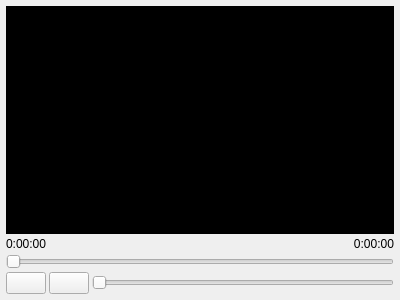
<?xml version="1.0" encoding="UTF-8"?>
<ui version="4.0">
 <class>Form</class>
 <widget class="QWidget" name="Form">
  <property name="geometry">
   <rect>
    <x>0</x>
    <y>0</y>
    <width>400</width>
    <height>300</height>
   </rect>
  </property>
  <property name="minimumSize">
   <size>
    <width>400</width>
    <height>300</height>
   </size>
  </property>
  <property name="windowTitle">
   <string>Form</string>
  </property>
  <layout class="QVBoxLayout" name="verticalLayout" stretch="1,0,0,0">
   <property name="spacing">
    <number>3</number>
   </property>
   <property name="leftMargin">
    <number>6</number>
   </property>
   <property name="topMargin">
    <number>6</number>
   </property>
   <property name="rightMargin">
    <number>6</number>
   </property>
   <property name="bottomMargin">
    <number>6</number>
   </property>
   <item>
    <widget class="QWidget" name="video_wgt" native="true">
     <property name="styleSheet">
      <string notr="true">background-color: rgb(0, 0, 0);</string>
     </property>
    </widget>
   </item>
   <item>
    <layout class="QHBoxLayout" name="horizontalLayout">
     <item>
      <widget class="QLabel" name="left_lb">
       <property name="sizePolicy">
        <sizepolicy hsizetype="Preferred" vsizetype="Fixed">
         <horstretch>0</horstretch>
         <verstretch>0</verstretch>
        </sizepolicy>
       </property>
       <property name="text">
        <string>0:00:00</string>
       </property>
      </widget>
     </item>
     <item>
      <widget class="QLabel" name="right_lb">
       <property name="text">
        <string>0:00:00</string>
       </property>
       <property name="alignment">
        <set>Qt::AlignRight|Qt::AlignTrailing|Qt::AlignVCenter</set>
       </property>
      </widget>
     </item>
    </layout>
   </item>
   <item>
    <widget class="QSlider" name="process_sld">
     <property name="orientation">
      <enum>Qt::Horizontal</enum>
     </property>
    </widget>
   </item>
   <item>
    <layout class="QHBoxLayout" name="horizontalLayout_2">
     <item>
      <widget class="QPushButton" name="play_btn">
       <property name="text">
        <string/>
       </property>
      </widget>
     </item>
     <item>
      <widget class="QPushButton" name="vol_btn">
       <property name="text">
        <string/>
       </property>
      </widget>
     </item>
     <item>
      <widget class="QSlider" name="vol_sld">
       <property name="orientation">
        <enum>Qt::Horizontal</enum>
       </property>
      </widget>
     </item>
    </layout>
   </item>
  </layout>
 </widget>
 <resources/>
 <connections/>
</ui>
